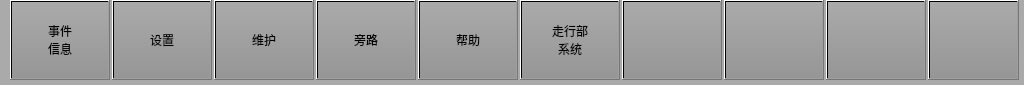
<?xml version="1.0" encoding="UTF-8"?>
<ui version="4.0">
 <class>Navigator</class>
 <widget class="QWidget" name="Navigator">
  <property name="geometry">
   <rect>
    <x>0</x>
    <y>0</y>
    <width>1024</width>
    <height>85</height>
   </rect>
  </property>
  <property name="windowTitle">
   <string>Form</string>
  </property>
  <property name="styleSheet">
   <string notr="true">QWidget
{
	background-color: rgb(170,170,170);
}

QPushButton
{
font: 20px &quot;微软雅黑&quot;;
color:black;
transparent;background:qlineargradient(spread:pad,x1:0,y1:0,x2:0,y2:1,stop:0 rgba(170,170,170,255),stop:1 rgba(150,150,150,255));
}</string>
  </property>
  <widget class="QPushButton" name="BTNEvent">
   <property name="geometry">
    <rect>
     <x>10</x>
     <y>0</y>
     <width>100</width>
     <height>80</height>
    </rect>
   </property>
   <property name="focusPolicy">
    <enum>Qt::NoFocus</enum>
   </property>
   <property name="styleSheet">
    <string notr="true"/>
   </property>
   <property name="text">
    <string>事件
信息</string>
   </property>
  </widget>
  <widget class="QPushButton" name="BTNSetting">
   <property name="geometry">
    <rect>
     <x>112</x>
     <y>0</y>
     <width>100</width>
     <height>80</height>
    </rect>
   </property>
   <property name="focusPolicy">
    <enum>Qt::NoFocus</enum>
   </property>
   <property name="text">
    <string>设置</string>
   </property>
  </widget>
  <widget class="QPushButton" name="BTNMaintaince">
   <property name="geometry">
    <rect>
     <x>214</x>
     <y>0</y>
     <width>100</width>
     <height>80</height>
    </rect>
   </property>
   <property name="focusPolicy">
    <enum>Qt::NoFocus</enum>
   </property>
   <property name="text">
    <string>维护</string>
   </property>
  </widget>
  <widget class="QPushButton" name="BTNByPass">
   <property name="geometry">
    <rect>
     <x>316</x>
     <y>0</y>
     <width>100</width>
     <height>80</height>
    </rect>
   </property>
   <property name="focusPolicy">
    <enum>Qt::NoFocus</enum>
   </property>
   <property name="styleSheet">
    <string notr="true"/>
   </property>
   <property name="text">
    <string>旁路</string>
   </property>
  </widget>
  <widget class="QPushButton" name="BTNHelp">
   <property name="geometry">
    <rect>
     <x>418</x>
     <y>0</y>
     <width>100</width>
     <height>80</height>
    </rect>
   </property>
   <property name="focusPolicy">
    <enum>Qt::NoFocus</enum>
   </property>
   <property name="styleSheet">
    <string notr="true"/>
   </property>
   <property name="text">
    <string>帮助</string>
   </property>
  </widget>
  <widget class="QPushButton" name="BTNBogieLampSubsystem">
   <property name="geometry">
    <rect>
     <x>520</x>
     <y>0</y>
     <width>100</width>
     <height>80</height>
    </rect>
   </property>
   <property name="focusPolicy">
    <enum>Qt::NoFocus</enum>
   </property>
   <property name="styleSheet">
    <string notr="true"/>
   </property>
   <property name="text">
    <string>走行部
系统</string>
   </property>
  </widget>
  <widget class="QPushButton" name="BTNSkipback">
   <property name="geometry">
    <rect>
     <x>622</x>
     <y>0</y>
     <width>100</width>
     <height>80</height>
    </rect>
   </property>
   <property name="focusPolicy">
    <enum>Qt::NoFocus</enum>
   </property>
   <property name="styleSheet">
    <string notr="true"/>
   </property>
   <property name="text">
    <string/>
   </property>
  </widget>
  <widget class="QPushButton" name="BTNSkipforward">
   <property name="geometry">
    <rect>
     <x>724</x>
     <y>0</y>
     <width>100</width>
     <height>80</height>
    </rect>
   </property>
   <property name="focusPolicy">
    <enum>Qt::NoFocus</enum>
   </property>
   <property name="styleSheet">
    <string notr="true"/>
   </property>
   <property name="text">
    <string/>
   </property>
  </widget>
  <widget class="QPushButton" name="BTNSpare2">
   <property name="geometry">
    <rect>
     <x>826</x>
     <y>0</y>
     <width>100</width>
     <height>80</height>
    </rect>
   </property>
   <property name="focusPolicy">
    <enum>Qt::NoFocus</enum>
   </property>
   <property name="styleSheet">
    <string notr="true"/>
   </property>
   <property name="text">
    <string/>
   </property>
  </widget>
  <widget class="QPushButton" name="BTNHome">
   <property name="geometry">
    <rect>
     <x>928</x>
     <y>0</y>
     <width>91</width>
     <height>80</height>
    </rect>
   </property>
   <property name="focusPolicy">
    <enum>Qt::NoFocus</enum>
   </property>
   <property name="styleSheet">
    <string notr="true">border-image: url(:/images/image/Home.png);</string>
   </property>
   <property name="text">
    <string/>
   </property>
  </widget>
 </widget>
 <resources/>
 <connections/>
</ui>
